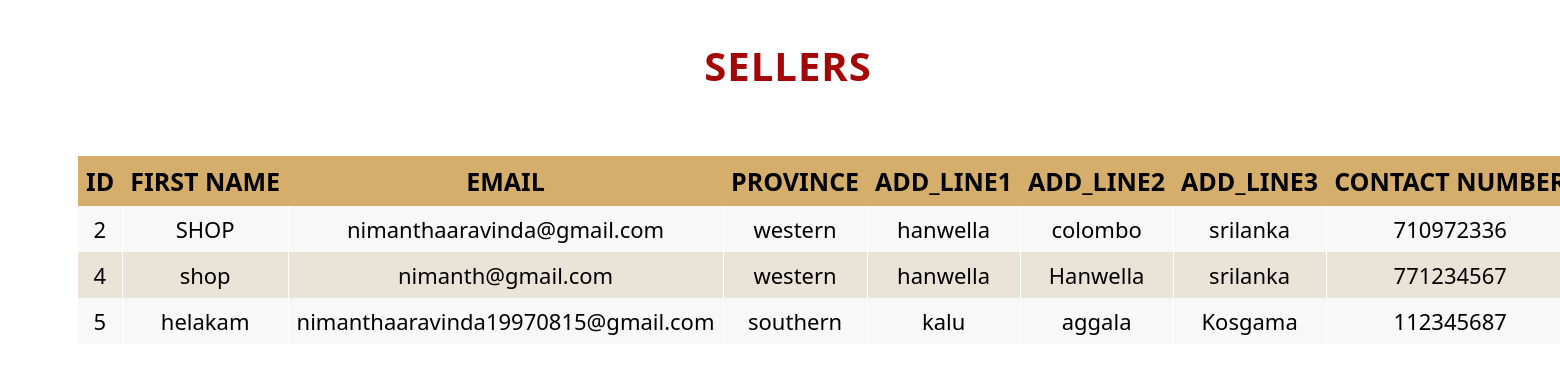
Screenshot of /Praveen/admin/sellers.php with the database file from the repository.
### tables this page shows
CREATE TABLE `sellers` (
  `s_id` int(4) NOT NULL,
  `shop_name` varchar(100) NOT NULL,
  `password` varchar(100) NOT NULL,
  `rpassword` varchar(100) NOT NULL,
  `f_name` varchar(100) NOT NULL,
  `l_name` varchar(100) NOT NULL,
  `email` varchar(200) NOT NULL,
  `gender` enum('m','f') NOT NULL,
  `province` varchar(100) NOT NULL,
  `a_line_1` varchar(200) NOT NULL,
  `a_line_2` varchar(200) NOT NULL,
  `a_line_3` varchar(200) NOT NULL,
  `p_code` int(10) NOT NULL,
  `tel_no` int(14) DEFAULT NULL
);

### Praveen/admin/sellers.php (the view, shortened to what this page needs)
<h2>SELLERS</h2>
 <link rel="stylesheet" href="posttable.css">
<div class="table-wrapper">
    <table class="fl-table">
        <thead>
        <tr>
            <th>ID</th>
            <th>FIRST NAME</th>
            <th>EMAIL</th>
            <th>PROVINCE</th>
            <th>ADD_LINE1</th>
            <th>ADD_LINE2</th>
            <th>ADD_LINE3</th>
            <th>CONTACT NUMBER</th>
        </tr>
        </thead>
        <tbody>
        <tr>
<?php require_once("Inconnect.php") ?>
<?php
 $sql ="SELECT * FROM sellers";
 $result =$connection-> query($sql);
 if($result->num_rows > 0){
 while ($row = $result-> fetch_assoc()){
    echo"<tr><td>".$row["s_id"]."</td>";
    echo"<td>".$row["shop_name"]."</td>";
    echo"<td>".$row["email"]."</td>";
    echo"<td>".$row["province"]."</td>";
    echo"<td>".$row["a_line_1"]."</td>";
    echo"<td>".$row["a_line_2"]."</td>";
    echo"<td>".$row["a_line_3"]."</td>";
    echo"<td>".$row["tel_no"]."</td>";
    echo"<td>"."<a href=deletes.php?id=".$row["s_id"].">Reject</a>"."</td></tr>";
 }
 echo "</table>";
}
else{
    echo "0 result";
}
 ?>
</div>

### Praveen/admin/posttable.css (style rules this page uses)
h2 { text-align: center; font-size: 40px; text-transform: uppercase; font-family: "Segoe UI Light","Segoe UI","Segoe",Tahoma,Helvetica,Arial,sans-serif; letter-spacing: 1px; color: rgb(165, 6, 6); padding: 30px 0; }
.table-wrapper { margin: 10px 70px 70px; }
.fl-table { border-radius: 20px; font-size: 25px; font-weight: normal; border: none; border-collapse: collapse; width: 100%; max-width: 100%; white-space: nowrap; background-color: #E9E3D8 ; }
.fl-table td, .fl-table th { text-align: center; padding: 8px; }
.fl-table td { border-right: 1px solid #ffffff; font-size: 22px; }
.fl-table thead th { color: #000000; background: #D5AE6C ; }
.fl-table thead th:nth-child(odd) { color: #000000; background: #D5AE6C; }
.fl-table tr:nth-child(even) { background: #F8F8F8; }

### rows the page displays
sellers: s_id "2", shop_name "SHOP", email "nimanthaaravinda@gmail.com", province "western", a_line_1 "hanwella", a_line_2 "colombo", a_line_3 "srilanka", tel_no "710972336"
sellers: s_id "4", shop_name "shop", email "nimanth@gmail.com", province "western", a_line_1 "hanwella", a_line_2 "Hanwella", a_line_3 "srilanka", tel_no "771234567"
sellers: s_id "5", shop_name "helakam", email "nimanthaaravinda19970815@gmail.com", province "southern", a_line_1 "kalu", a_line_2 "aggala", a_line_3 "Kosgama", tel_no "112345687"
